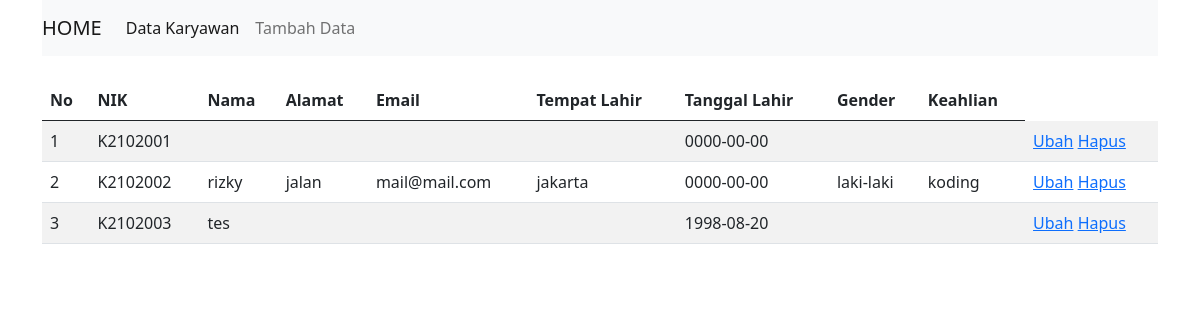
The page / on the database its author committed.
### tables this page shows
CREATE TABLE `datakaryawan` (
  `nik` varchar(30) NOT NULL,
  `nama` varchar(50) NOT NULL,
  `alamat` varchar(50) NOT NULL,
  `email` varchar(50) NOT NULL,
  `tempatlahir` varchar(50) NOT NULL,
  `tgllahir` date NOT NULL,
  `gender` varchar(30) NOT NULL,
  `keahlian` varchar(30) NOT NULL
);

### function.php (called while the page is built, shortened)
<?php
$conn = mysqli_connect("localhost", "root", "", "dbkaryawan");
function query($query)
{
    global $conn;
    $result = mysqli_query($conn, $query);
    $rows = [];
    while ($row = mysqli_fetch_assoc($result)) {
        $rows[] = $row;
    }
    return $rows;
}

### index.php (the view, shortened to what this page needs)
<?php
require 'function.php';
$karyawan = query("SELECT * FROM datakaryawan");
?>
<!DOCTYPE html>
<html lang="en">
<head>
    <link href="https://cdn.jsdelivr.net/npm/bootstrap@5.0.0-beta1/dist/css/bootstrap.min.css" rel="stylesheet">
</head>
<body>
    <div class="container-lg">
        <nav class="navbar navbar-expand-lg navbar-light bg-light">
            <a class="navbar-brand" href="index.php">HOME</a>
            <div class="collapse navbar-collapse" id="navbarNavAltMarkup">
                <div class="navbar-nav">
                    <a class="nav-link active" href="index.php">Data Karyawan <span class="sr-only"></span></a>
                    <a class="nav-link" href="tambah.php">Tambah Data</a>
                </div>
            </div>
        </nav>
        <table class="table table-striped mt-4 align-middle">
            <thead>
                <tr>
                    <th>No</th>
                    <th>NIK</th>
                    <th>Nama</th>
                    <th>Alamat</th>
                    <th>Email</th>
                    <th>Tempat Lahir</th>
                    <th>Tanggal Lahir</th>
                    <th>Gender</th>
                    <th>Keahlian</th>
                </tr>
            </thead>
            <?php $i = 1 ?>
            <?php foreach ($karyawan as $row) : ?>
                <tr>
                    <td><?= $i; ?></th>
                    <td><?= $row['nik']; ?></th>
                    <td><?= $row['nama']; ?></th>
                    <td><?= $row['alamat']; ?></th>
                    <td><?= $row['email']; ?></th>
                    <td><?= $row['tempatlahir']; ?></th>
                    <td><?= $row['tgllahir']; ?></th>
                    <td><?= $row['gender']; ?></th>
                    <td><?= $row['keahlian']; ?></th>
                    <td>
                        <a href="ubah.php?id=<?= $row["nik"]; ?>">Ubah</a>
                        <a href="hapus.php?id=<?= $row["nik"]; ?>">Hapus</a>
                    </td>
                </tr>
                <?php $i++ ?>
            <?php endforeach; ?>
        </table>
    </div>
</body>
</html>

### rows shown on the page
datakaryawan: nik "K2102001", tgllahir "0000-00-00"
datakaryawan: nik "K2102002", nama "rizky", alamat "jalan", email "mail@mail.com", tempatlahir "jakarta", tgllahir "0000-00-00", gender "laki-laki", keahlian "koding"
datakaryawan: nik "K2102003", nama "tes", tgllahir "1998-08-20"
